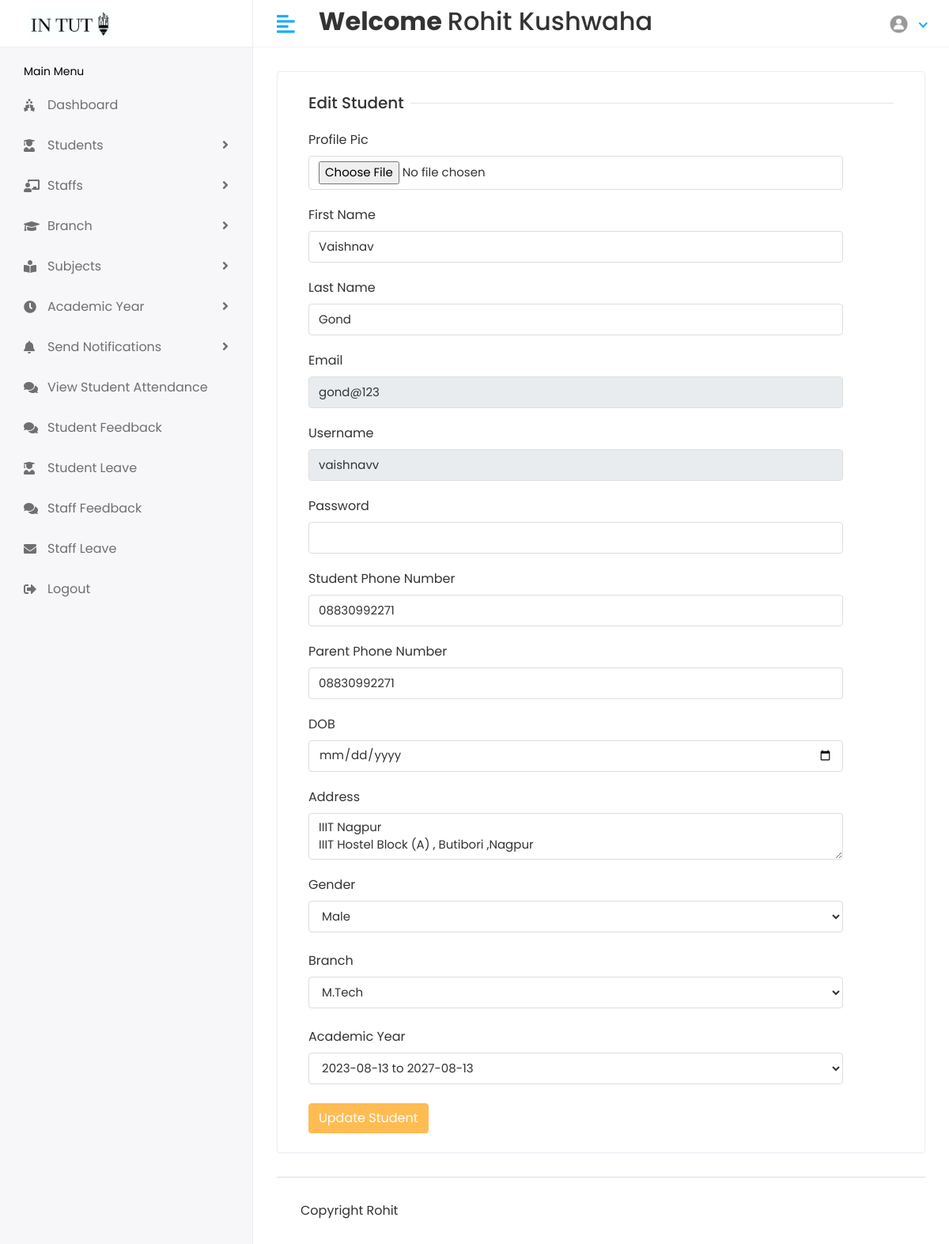
The page /Hod/student/edit/4 (signed in) on the database its author committed.
### stuapp/models.py (models this page shows, shortened)
class CustomUser(AbstractUser):
    USER={
        (1,'HOD'),(2,'STAFF'),(3,'STUDENT')
    }
    user_type=models.CharField(choices=USER,max_length=100,default=1)
    profile_pic=models.ImageField(upload_to='media/profile_pic')

class Student(models.Model):
    admin=models.OneToOneField(CustomUser,on_delete=models.CASCADE)
    address=models.TextField()
    gender=models.CharField(max_length=100)
    branch_id=models.ForeignKey(Branch,on_delete=models.DO_NOTHING)
    acad_year_id=models.ForeignKey(Acad_year,on_delete=models.DO_NOTHING)
    created_at=models.DateTimeField(auto_now_add=True)
    updated_at=models.DateField(auto_now=True)
    studentmob=models.CharField(max_length=100,default="0")
    parentmob=models.CharField(max_length=100,default="0")
    dob=models.DateField(default=datetime.now)

class Branch(models.Model):
    name=models.CharField(max_length=100)
    created_at=models.DateTimeField(auto_now_add=True)
    updated_at=models.DateTimeField(auto_now=True)

class Acad_year(models.Model):
    start=models.CharField(default=datetime.now().date(),blank=True,max_length=100)
    end=models.CharField(default=datetime.now().date(),blank=True,max_length=100)
    created_at=models.DateField(auto_now_add=True,null=True)
    updated_at=models.DateField(auto_now=True,null=True)
    def __str__(self):
        return self.start+" to "+self.end

### student/hodviews.py (the view)
# urls.py: path('Hod/student/edit/<str:id>',hodviews.studentedit,name='studentedit'),
@login_required(login_url='/')
def studentedit(request,id):
    branch=Branch.objects.all()
    acad_year=Acad_year.objects.all()
    student=Student.objects.filter(id=id)
    dict={'branch':branch,
          'year':acad_year,
        'student':student,
    }
    return render(request,'hod/studentedit.html',dict)

### templates/hod/studentedit.html (shortened to what this page needs)
{% extends 'base.html' %}
{% block content %}
  <div class="row">
                  <div class="col-sm-12">
                     <div class="card">
                        <div class="card-body">
                           <form method="post" action="{% url 'studentupdate' %}" enctype="multipart/form-data">
                                 <div class="col-12">
                                    <h5 class="form-title"><span>Edit Student</span></h5>
                                 </div>
                                 {% for i in student %}
                                 <div class="col-sm-11">
                                    <div class="form-group">
                                       <label>Profile Pic</label>
                                       <input type="file" class="form-control" name="profile_pic"  >
                                    </div>
                                 </div>
                                 <div class="col-sm-11">
                                    <div class="form-group">
                                       <label>First Name</label>
                                       <input type="text" class="form-control" name="first_name"  value="{{i.admin.first_name}}">
                                    </div>
                                 </div>
                                 <div class="col-sm-11">
                                    <div class="form-group">
                                       <label>Last Name</label>
                                       <input type="text" class="form-control" name="last_name"  value="{{i.admin.last_name}}">
                                    </div>
                                 </div>
                               <div class="col-sm-11">
                                    <div class="form-group">
                                       <label>Email</label>
                                       <input type="text" class="form-control" name="email"  value="{{i.admin.email}}" readonly>
                                    </div>
                                 </div>
                                 <div class="col-sm-11">
                                    <div class="form-group">
                                       <label>Username</label>
                                       <input type="text" class="form-control" name="username"  value="{{i.admin.username}}" readonly>
                                    </div>
                                 </div>
                                 <div class="col-sm-11">
                                    <div class="form-group">
                                       <label>Password</label>
                                       <input type="password" class="form-control" name="password" >
                                    </div>
                                 </div>
                                 <div class="col-sm-11">
                                    <div class="form-group">
                                       <label>Student Phone Number</label>
                                       <input type="tel" class="form-control" name="studentmob"  value="{{i.studentmob}}">
                                    </div>
                                 </div>
                                 <div class="col-sm-11">
                                    <div class="form-group">
                                       <label>Parent Phone Number</label>
                                       <input type="tel" class="form-control" name="parentmob"  value="{{i.parentmob}}">
                                    </div>
                                 </div>
                                 <div class="col-sm-11">
                                    <div class="form-group">
                                       <label>DOB</label>
                                       <input type="date" class="form-control" name="dob"  value="{{i.dob}}">
                                    </div>
                                 </div>
                               <div class="col-sm-11">
                                    <div class="form-group">
                                        <label>Address</label>
                                        <textarea class="form-control" name="address"  >{{i.address}}</textarea>
                                    </div>
                                 </div>
                               <div class="col-sm-11">
                                    <label>Gender</label>
                                       <select class="form-control" name="gender"  >
                                          <option >{{i.gender}}</option>
                                       </select>
                                 </div>
                               <br>
                               <div class="col-sm-11">
                                <label>Branch</label>
                                   <select class="form-control" name="branch_id" >
                                      <option value="{{i.branch_id.id}}"> {{i.branch_id.name}}</option>
                                   </select>
                             </div>
                          <br>
                           <div class="col-sm-11">
                                <label>Academic Year</label>
                                   <select class="form-control" name="acad_year_id"  >
                                      <option value="{{i.acad_year_id.id}}">{{i.acad_year_id}}</option>
                                   </select>
                             </div>
                           <br>
                           <div class="col-12">
                            <button type="submit" class="btn btn-primary">Update Student</button>
                         </div>
{% endfor %}
                           </form>
                        </div>
                     </div>
                  </div>
               </div>
{% endblock %}

### templates/includes/header.html (shortened to what this page needs)
{% load static %}
<div class="header" >
    <div class="header-left" style="background-color:white">
        {% if user.user_type == '1' %}
        <a href="{% url 'hodhome'%}" class="logo container" >
            <img src="{% static 'assets/img/logo1big.png'%}" width="300px" height="100px" alt="Logo">
        </a>
        {% elif user.user_type == '2' %}
        <a href="{% url 'staffhome'%}" class="logo">
            <img src="{% static 'assets/img/logo1big.png'%}" alt="Logo">
        </a>
        {% else %}
        <a href="{% url 'studenthome'%}" class="logo">
            <img src="{% static 'assets/img/logo1big.png'%}" alt="Logo">
        </a>
        {% endif %}
    </div>
    <a href="javascript:void(0);" id="toggle_btn">
        <i class="fas fa-align-left"></i>
    </a>
    <div class="top-nav-search my-2">
        <h2><strong> Welcome </strong> {{user.first_name}} {{user.last_name}} </h2>
    </div>
    <ul class="nav user-menu">
        <li class="nav-item dropdown has-arrow">
            <a href="#" class="dropdown-toggle nav-link" data-toggle="dropdown">
                {% if user.profile_pic == "" %}
                <span class="user-img"><img class="rounded-circle" src="{% static 'assets/img/noimg.jpg' %}" width="31"
                        ></span>
                {% else %}
                <span class="user-img"><img class="rounded-circle" src="/{{user.profile_pic}}" width="31"
                        alt="Ryan Taylor"></span>
                {% endif %}
            </a>
        </li>
    </ul>
</div>

### static/assets/css/style.css (style rules this page uses)
html { height: 100%; }
body { background-color: #fff; color: #333; font-family: 'Poppins', sans-serif; font-size: 1rem; height: 100%; line-height: 1.5; overflow-x: hidden; }
h1, h2, h3, h4, h5, h6 { font-family: 'Poppins', sans-serif; margin-top: 0; }
.form-control { border: 1px solid #ddd; box-shadow: none; color: #333; font-size: 15px; height: 40px; }
a { color: #009ce7; }
input, button, a { transition: all 0.4s ease; -moz-transition: all 0.4s ease; -o-transition: all 0.4s ease; -ms-transition: all 0.4s ease; -webkit-transition: all 0.4s ease; }
input, input:focus, button, button:focus { outline: none; }
input[type="file"] { height: auto; min-height: calc(1.5em + .75rem + 2px); }
input[type=text], input[type=password] { -webkit-appearance: none; -moz-appearance: none; appearance: none; }
textarea.form-control { resize: vertical; }
.form-group { margin-bottom: 1.25rem; }
ul, ol { padding: 0px; list-style: none; }
.btn-primary { background-color: #FFBC53; border: 1px solid #FFBC53; }
.card { border: 1px solid #ececf5; box-shadow: 0 1px 3px 0 rgba(0, 0, 0, 0.03); margin-bottom: 1.875rem; }
.card-body { padding: 1.5rem; }
.header { background-color: #fff; border-bottom: 1px solid #f3f3f4; left: 0; position: fixed; right: 0; top: 0; z-index: 1001; height: 60px; }
.header .header-left { float: left; height: 60px; padding: 0 20px; position: relative; width: 320px; z-index: 1; transition: all 0.2s ease-in-out; background-color: #f7f7fa; border-bottom: 1px solid #efefef; border-right: 1px solid #ececf5; display: flex; align-items: center; }
.header .header-left .logo { display: inline-block; line-height: 60px; }
.header .header-left .logo img { max-height: 40px; width: auto; }
.header .dropdown-toggle:after { display: none; }
.header .has-arrow .dropdown-toggle:after { border-top: 0; border-left: 0; border-bottom: 2px solid #18aefa; border-right: 2px solid #18aefa; content: ''; height: 8px; display: inline-block; pointer-events: none; -webkit-transform-origin: 66% 66%; -ms-transform-origin: 66% 66%; transform-origin: 66% 66%; -webkit-transform: rotate(45deg); -ms-transform: rotate(45deg); transform: rotate(45deg); -webkit-transition: all 0.15s ease-in-out; transition: all 0.15s ease-in-out; width: 8px; vertical-align: 0px; }
.user-menu { float: right; margin: 0; position: relative; z-index: 99; padding-right: 15px; }
.user-menu.nav > li > a { color: #a0a0a0; font-size: 14px; line-height: 58px; padding: 0 15px; height: 60px; }
.user-img { margin-right: 3px; position: relative; }
.top-nav-search { float: left; margin-left: 15px; }
.form-title { width: 100%; max-width: 100%; padding: 0; font-size: 1.25rem; font-weight: 500; line-height: inherit; color: #333; white-space: normal; position: relative; display: block; margin-bottom: 20px; }
.form-title:before { content: ""; position: absolute; left: 0px; right: 0px; height: 1px; top: 50%; background-color: rgba(0, 0, 0, 0.1); }
.form-title span { padding: 0px 0.5rem 0 0; background-color: #fff; display: inline-block; z-index: 2; position: relative; }
@media (min-width: 992px) { #toggle_btn { align-items: center; color: #18aefa; display: inline-flex; float: left; font-size: 26px; height: 60px; justify-content: center; margin-left: 15px; padding: 0 15px; } }

### rows shown on the page
CustomUser: first_name "Rohit", last_name "Kushwaha", profile_pic (placeholder picture)
Student: first_name "Vaishnav", last_name "Gond", email "gond@123", username "vaishnavv", studentmob "08830992271", parentmob "08830992271", address "IIIT Nagpur IIIT Hostel Block (A) , Butibori ,Nagpur", gender "Male", branch_id "M.Tech", acad_year_id "2023-08-13 to 2027-08-13"
